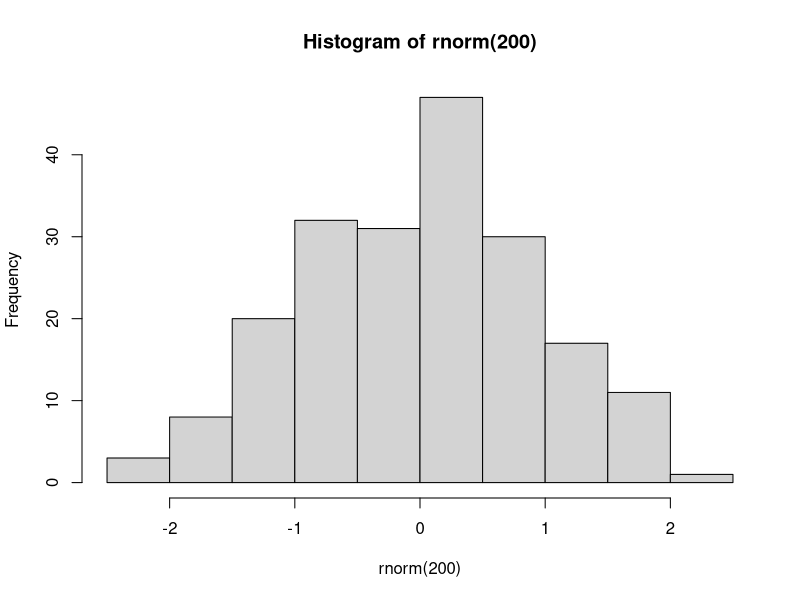

Write the R code that produced this figure.
## ---- chunk 1
hist(rnorm(200))
